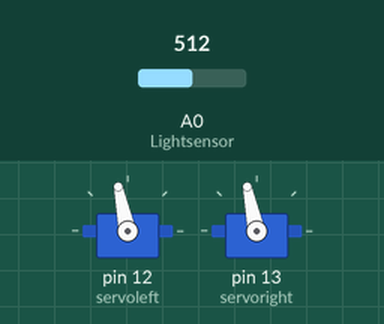
Bench run of a sketch on a simulated Arduino Uno, built with avr-gcc and run on an emulated ATmega328P. On the bench: 2 × servo. The inputs (shaded band) are chosen by the test bench; at power-on: A0 (Lightsensor) = 512. Random numbers use the default seed unless the sketch sets one.

Above: at 2.7 s.
2.8 s: A0 (Lightsensor) set to 430
4.3 s: A0 (Lightsensor) set to 409
At 8.06 s:
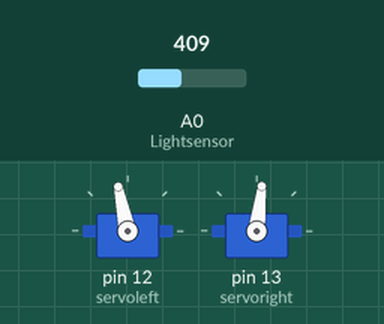
8.5 s: A0 (Lightsensor) set to 511
10.0 s: A0 (Lightsensor) set to 122
At 14.0 s:
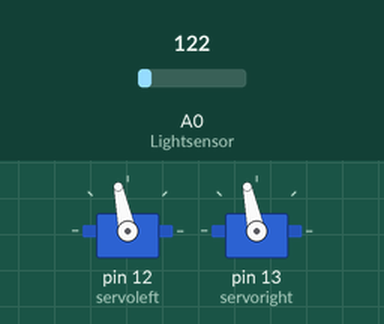
Timing chart, 0 to 15.2 s (numbered marks = the images above; inputs shaded):
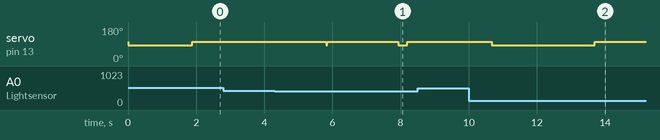

Measured:
- the behaviour switches between 421 and 420 on A0 (Lightsensor) (found by bisection; images 0 and 1)
- after the input at 2.8 s, every drawn part: stays the same
- after the input at 4.3 s, servo on pin 13 (servoright): 102° → 83° after 3.6 s, → 102° 0.27 s later
- after the input at 8.5 s, every drawn part: stays the same
- after the input at 10.0 s, servo on pin 13 (servoright): 102° → 83° after 0.67 s, → 102° 3.0 s later

The sketch:

Robot_Phototaxis_Duration_Adaptive.ino
```cpp
#include <Servo.h>

Servo servoleft;
Servo servoright;

int Runduration = 4800; //max duration of run in milliseconds
int Runvelocity = 100;  //PWM shift from 'zero' for max velocity

int Tumbletime = 2400;  //duration for one complete rotation at max velocity

int Runcounter  = 0;
int Runs = 100;

int Lightsensor = 0;
int Value = 0;
int Range = 842;
int Offset = 0;

float Scale_duration = Runduration/float(Range-Offset);

void setup() {
}

void loop() {
  while (Runcounter<=Runs)
  {
    Tumble();
    Run();
  }
}

void Run() {
  Runcounter++;
  Scale_duration = Runduration/float(Range-Offset);
  Value = analogRead(Lightsensor);
  int RD = int(Runduration-(Value*Scale_duration));
  if (RD<0)
  {RD=0;}
  servoleft.attach(12);
  servoright.attach(13);
  servoleft.writeMicroseconds(1500+Runvelocity);
  servoright.writeMicroseconds(1500-Runvelocity);
  delay(RD);
  servoleft.detach();
  servoright.detach();
  Offset = Value;
}


void Tumble() {
  servoleft.attach(12);
  servoright.attach(13);
  servoleft.writeMicroseconds(1600);
  servoright.writeMicroseconds(1600);
  delay(int(random(0,Tumbletime)));
  servoleft.detach();
  servoright.detach();
}
```
